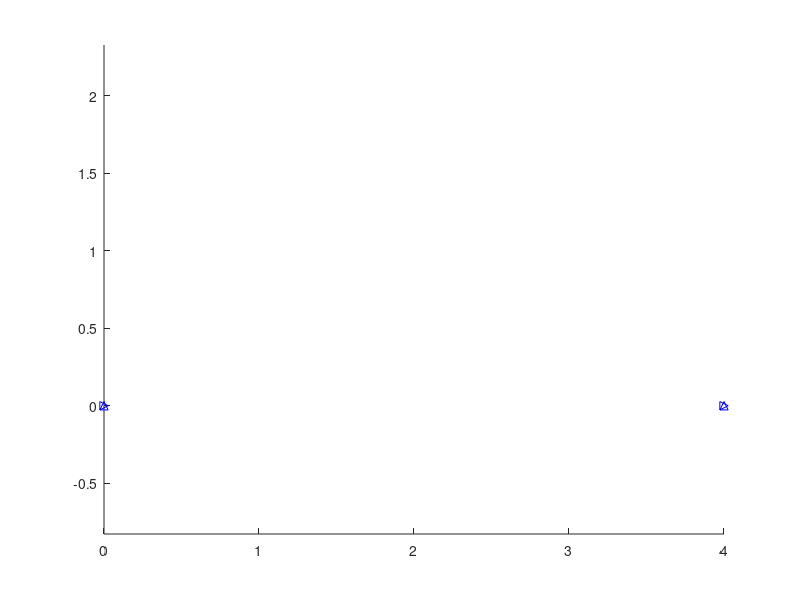

The MATLAB script that drew this image:
%  Helper function to plot triangular mesh
%

%  Load node coordinates and element connectivity
nodes = load('node.txt');
elems = load('element.txt');

size_e = size(elems);
elems = elems(1:size_e(1), 1:2);


clf;

patch('Faces',elems,'Vertices',nodes,'FaceColor','g','FaceAlpha', 0.1)
hold on;


disp_data = load('boundary condition.txt');
disp_data_size = size(disp_data);
for j=1:disp_data_size(1)
    
    node = disp_data(j,1);
    dirn = disp_data(j,2);
    x = [nodes(node,1)];
    y = [nodes(node,2)];
    if (dirn == 1 )
        plot(x,y,'b>');
    elseif (dirn == 2)
        plot(x,y,'b^');
    end
end

axis equal

hold off